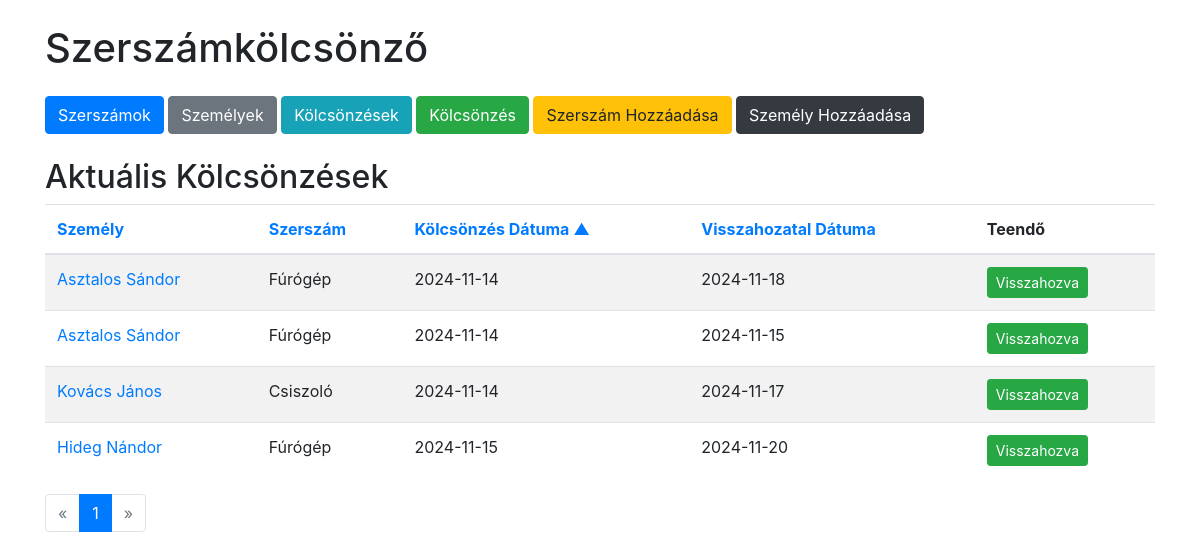
Page /loans on the earlier database version.
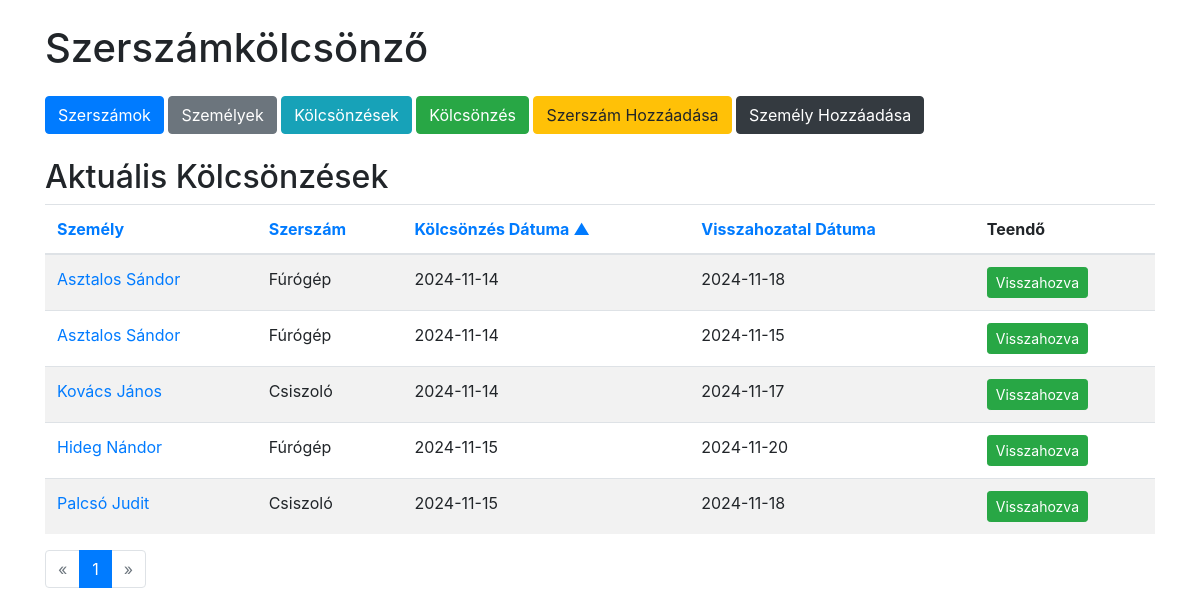
Same page on the later database version.
### tables this page shows
CREATE TABLE loans (
            id INTEGER PRIMARY KEY AUTOINCREMENT,
            person_id INTEGER NOT NULL,
            tool_id INTEGER NOT NULL,
            loan_date DATE NOT NULL,
            return_date DATE NOT NULL,
            FOREIGN KEY(person_id) REFERENCES persons(id),
            FOREIGN KEY(tool_id) REFERENCES tools(id)
        );

CREATE TABLE persons (
            id INTEGER PRIMARY KEY AUTOINCREMENT,
            name TEXT NOT NULL,
            address TEXT NOT NULL
        );

CREATE TABLE tools (
            id INTEGER PRIMARY KEY AUTOINCREMENT,
            name TEXT NOT NULL,
            quantity INTEGER NOT NULL
        );

### app.py (the view)
@app.route('/loans')
def loans():
    sort = request.args.get('sort', 'loan_date')
    order = request.args.get('order', 'asc')
    page = int(request.args.get('page', 1))
    per_page = PER_PAGE
    valid_sort_columns = ['person_name', 'tool_name', 'loan_date', 'return_date']
    if sort not in valid_sort_columns:
        sort = 'loan_date'
    if order not in ['asc', 'desc']:
        order = 'asc'
    sort_column_mapping = {
        'person_name': 'persons.name',
        'tool_name': 'tools.name',
        'loan_date': 'loans.loan_date',
        'return_date': 'loans.return_date'
    }
    order_by = f"{sort_column_mapping[sort]} {order.upper()}"
    conn = get_db_connection()
    count_query = '''
        SELECT COUNT(*)
        FROM loans
        JOIN persons ON loans.person_id = persons.id
        JOIN tools ON loans.tool_id = tools.id
    '''
    total = conn.execute(count_query).fetchone()[0]
    total_pages = math.ceil(total / per_page)
    loans_query = f'''
        SELECT loans.id, persons.name AS person_name, tools.name AS tool_name, loans.loan_date, loans.return_date
        FROM loans
        JOIN persons ON loans.person_id = persons.id
        JOIN tools ON loans.tool_id = tools.id
        ORDER BY {order_by}
        LIMIT ? OFFSET ?
    '''
    loans = conn.execute(loans_query, (per_page, (page - 1) * per_page)).fetchall()
    conn.close()
    return render_template('loans.html',
                           loans=loans,
                           current_sort=sort,
                           current_order=order,
                           page=page,
                           total_pages=total_pages)

### app.py (called while the page is built)
def get_db_connection():
    conn = sqlite3.connect(DATABASE)
    conn.row_factory = sqlite3.Row
    return conn

### templates/loans.html (shortened to what this page needs)
{% extends 'base.html' %}
{% block content %}
<h2>Aktuális Kölcsönzések</h2>
<table class="table table-striped">
    <thead>
        <tr>
            <th>
                <a href="{{ url_for('loans', sort='person_name', order='asc' if current_sort != 'person_name' or current_order == 'desc' else 'desc', page=page) }}">
                    Személy
                </a>
            </th>
            <th>
                <a href="{{ url_for('loans', sort='tool_name', order='asc' if current_sort != 'tool_name' or current_order == 'desc' else 'desc', page=page) }}">
                    Szerszám
                </a>
            </th>
            <th>
                <a href="{{ url_for('loans', sort='loan_date', order='asc' if current_sort != 'loan_date' or current_order == 'desc' else 'desc', page=page) }}">
                    Kölcsönzés Dátuma
                    {% if current_sort == 'loan_date' %}
                        {% if current_order == 'asc' %}
                            &#9650;
                        {% else %}
                            &#9660;
                        {% endif %}
                    {% endif %}
                </a>
            </th>
            <th>
                <a href="{{ url_for('loans', sort='return_date', order='asc' if current_sort != 'return_date' or current_order == 'desc' else 'desc', page=page) }}">
                    Visszahozatal Dátuma
                </a>
            </th>
            <th>Teendő</th>
        </tr>
    </thead>
    <tbody>
        {% for loan in loans %}
        <tr>
            <td>
                <a href="#" data-toggle="modal" data-target="#personModal" data-id="{{ loan.id }}" class="person-link">{{ loan.person_name }}</a>
            </td>
            <td>{{ loan.tool_name }}</td>
            <td>{{ loan.loan_date }}</td>
            <td>{{ loan.return_date }}</td>
            <td>
                <form action="{{ url_for('return_tool', loan_id=loan.id) }}" method="post">
                    <button type="submit" class="btn btn-sm btn-success">Visszahozva</button>
                </form>
            </td>
        </tr>
        {% endfor %}
    </tbody>
</table>
<nav aria-label="Page navigation">
  <ul class="pagination">
    <li class="page-item {% if page == 1 %}disabled{% endif %}">
      <a class="page-link" href="{{ url_for('loans', sort=current_sort, order=current_order, page=page-1) }}" aria-label="Previous">
        <span aria-hidden="true">&laquo;</span>
      </a>
    </li>
    {% for p in range(1, total_pages + 1) %}
    <li class="page-item {% if p == page %}active{% endif %}">
      <a class="page-link" href="{{ url_for('loans', sort=current_sort, order=current_order, page=p) }}">{{ p }}</a>
    </li>
    {% endfor %}
    <li class="page-item {% if page == total_pages %}disabled{% endif %}">
      <a class="page-link" href="{{ url_for('loans', sort=current_sort, order=current_order, page=page+1) }}" aria-label="Next">
        <span aria-hidden="true">&raquo;</span>
      </a>
    </li>
  </ul>
</nav>
{% endblock %}

### templates/base.html (shortened to what this page needs)
<!DOCTYPE html>
<html lang="hu">
<head>
    <link rel="stylesheet" href="https://stackpath.bootstrapcdn.com/bootstrap/4.5.0/css/bootstrap.min.css">
</head>
<body>
    <div class="container mt-4">
        <h1 class="mb-4">Szerszámkölcsönző</h1>
        <nav class="mb-4">
            <a href="{{ url_for('index') }}" class="btn btn-primary">Szerszámok</a>
            <a href="{{ url_for('persons') }}" class="btn btn-secondary">Személyek</a>
            <a href="{{ url_for('loans') }}" class="btn btn-info">Kölcsönzések</a>
            <a href="{{ url_for('loan') }}" class="btn btn-success">Kölcsönzés</a>
            <a href="{{ url_for('add_tool') }}" class="btn btn-warning">Szerszám Hozzáadása</a>
            <a href="{{ url_for('add_person') }}" class="btn btn-dark">Személy Hozzáadása</a>
        </nav>
        {% block content %}{% endblock %}
    </div>
</body>
</html>

Differences in the rows shown:
added loans: person_name "Palcsó Judit", tool_name "Csiszoló", loan_date "2024-11-15", return_date "2024-11-18"
